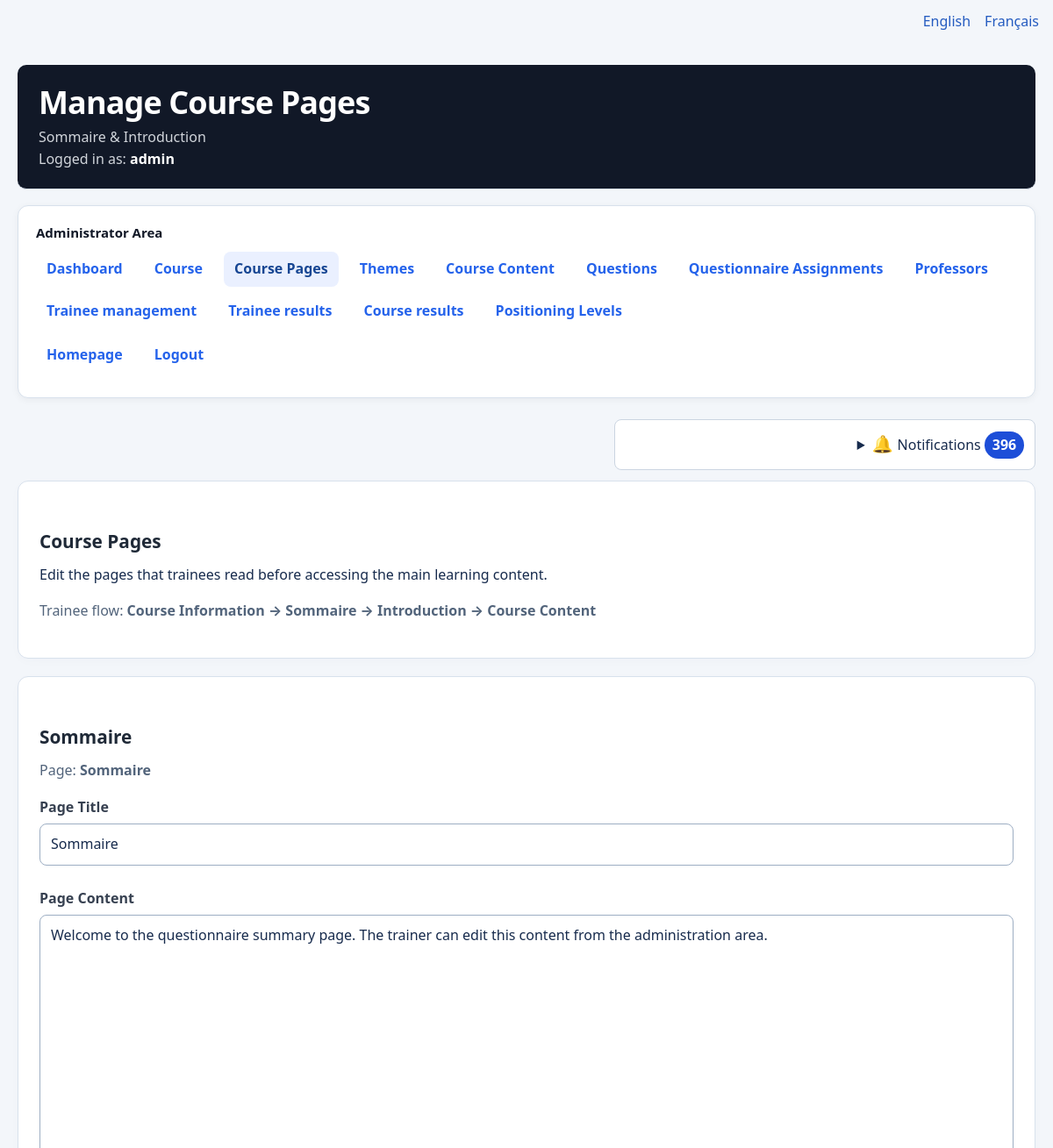
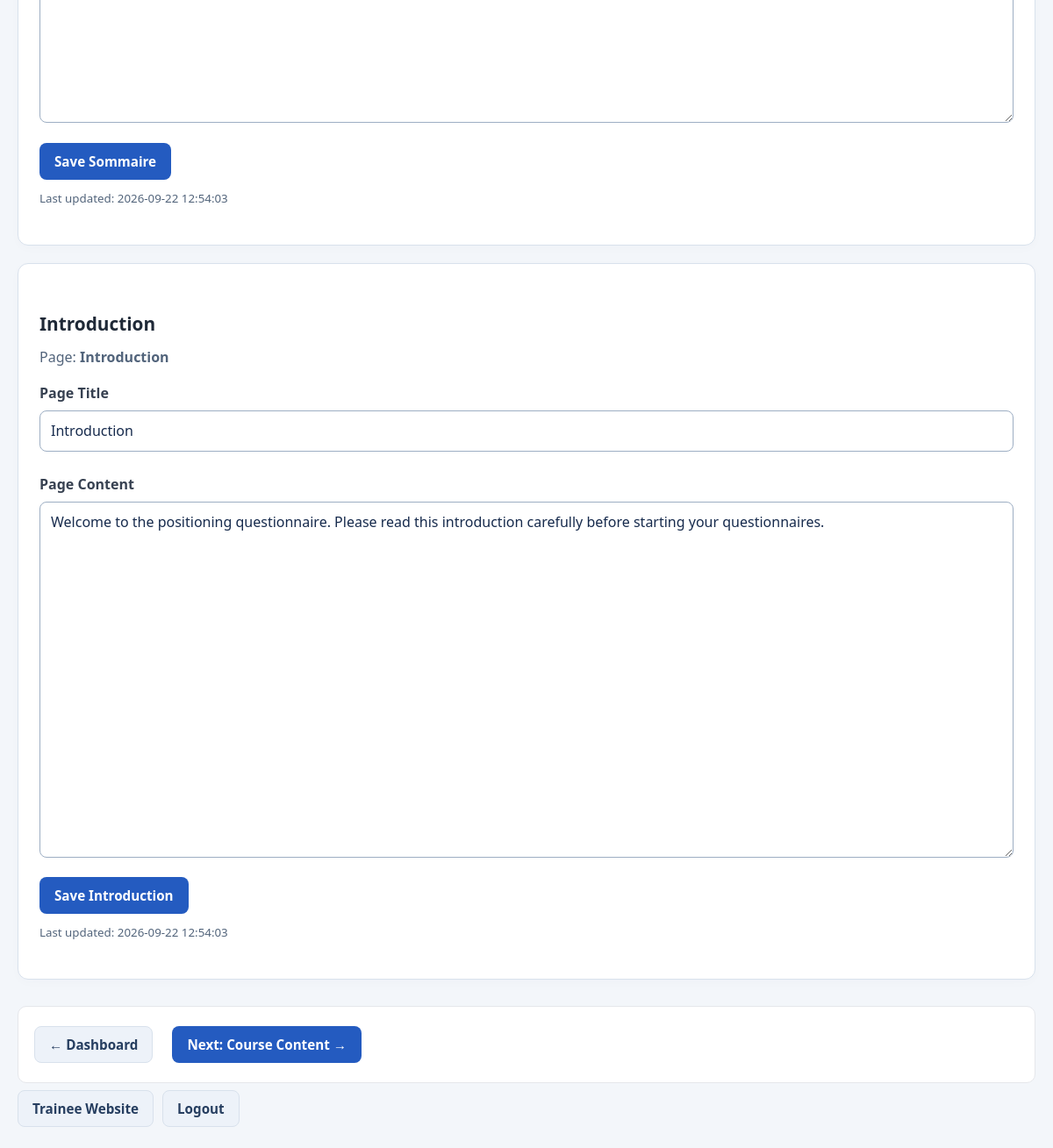
The app's page /admin/manage_pages.php (signed in) with its own data (2 pictures, top to bottom).
### tables this page shows
CREATE TABLE `content_pages` (
  `id` int(10) UNSIGNED NOT NULL,
  `page_key` varchar(50) NOT NULL,
  `title` varchar(150) NOT NULL,
  `content` longtext NOT NULL,
  `updated_at` timestamp NOT NULL DEFAULT current_timestamp() ON UPDATE current_timestamp()
);

### includes/language.php (called while the page is built, shortened)
<?php
$currentLanguage =
    $_SESSION['language']
    ?? 'en';
$languageFile =
    __DIR__
    . '/../languages/'
    . $currentLanguage
    . '.php';
$translations =
    require $languageFile;
if (!function_exists('t')) {
    function t(
        string $key,
        array $replacements = []
    ): string {
        global $translations;
        $text =
            $translations[$key]
            ?? $key;
        return $text;
    }
}
if (!function_exists('currentLanguage')) {
    function currentLanguage(): string
    {
        global $currentLanguage;
        return $currentLanguage;
    }
}
if (!function_exists('htmlLanguage')) {
    function htmlLanguage(): string
    {
        return currentLanguage() === 'fr'
            ? 'fr'
            : 'en';
    }
}

### admin/admin_language.php (called while the page is built)
<?php
require_once __DIR__ . '/../includes/language.php';
function adminH(string $value): string
{
    return htmlspecialchars($value, ENT_QUOTES | ENT_SUBSTITUTE, 'UTF-8');
}
function adminEnumLabel(string $value): string
{
    $keys = [
        'initial' => 'initial', 'final' => 'final', 'sortie' => 'exit',
        'pending' => 'pending', 'completed' => 'completed',
        'in_progress' => 'in_progress', 'corrected' => 'corrected',
        'single_choice' => 'single_choice', 'multiple_choice' => 'multiple_choice',
        'open' => 'open_question', 'sommaire' => 'sommaire',
        'introduction' => 'introduction',
    ];
    return isset($keys[$value]) ? t($keys[$value]) : $value;
}

### includes/safe_rich_content.php (called while the page is built, shortened)
<?php
function qp_h($value): string {
    return htmlspecialchars((string)$value, ENT_QUOTES | ENT_SUBSTITUTE, 'UTF-8');
}

### includes/notifications.php (the view, shortened to what this page needs)
<?php
require_once __DIR__.'/safe_rich_content.php';
function pkg_recipient(): array {
    $script = str_replace('\\', '/', $_SERVER['SCRIPT_NAME'] ?? '');
    if (strpos($script, '/admin/') !== false && !empty($_SESSION['admin_id'])) return ['admin', 0];
    return ['', 0];
}
function pkg_notifications(PDO $pdo): void {
    [$role,$id] = pkg_recipient();
    try {
        $s=$pdo->prepare('SELECT COUNT(*) FROM notifications WHERE recipient_type=? AND recipient_id=? AND read_at IS NULL');
        $s->execute([$role,$id]); $count=(int)$s->fetchColumn();
    }
    catch (PDOException $e) {
        if (($e->errorInfo[1] ?? null) !== 1146) throw $e;
        echo '<p role="status">'.qp_h(t('pkg_notifications_unavailable')).'</p>'; return;
    }
    echo '<details class="qp-notifications"><summary>'.qp_h(t('pkg_notifications')).' <strong aria-label="'.qp_h(t('pkg_unread')).'">'.$count.'</strong></summary>';
    echo '</details>';
}

### admin/manage_pages.php (shortened to what this page needs)
<?php
require_once __DIR__ . '/../includes/language.php';
require_once __DIR__ . '/admin_language.php';
require_once '../config/database.php';
$stmt = $pdo->query(
    "SELECT
        id,
        page_key,
        title,
        content,
        updated_at
     FROM content_pages
     WHERE page_key IN (
        'sommaire',
        'introduction'
     )
     ORDER BY
        CASE page_key
            WHEN 'sommaire' THEN 1
            WHEN 'introduction' THEN 2
            ELSE 3
        END"
);
$pages =
    $stmt->fetchAll(PDO::FETCH_ASSOC);
?>
<!DOCTYPE html>
<html lang="<?= adminH(htmlLanguage()) ?>">
<head>
    <link rel="stylesheet" href="../assets/css/style.css">
<link rel="stylesheet" href="../assets/css/ui.css">
</head>
<body>
<?php require __DIR__ . '/admin_language_switcher.php'; ?>
<div class="container">
    <header class="admin-header">
        <h1><?= adminH(t('a150j_39c1e3face40')) ?></h1>
        <p><?= adminH(t('a150j_eca854b661f9')) ?></p>
        <p>
            <?= adminH(t('h150_logged_in_as')) ?>
            <strong><?= htmlspecialchars($_SESSION['admin_username'] ?? t('admin')) ?></strong>
        </p>
    </header>
    <?php require 'admin_nav.php'; ?>
    <main>
        <section class="card">
            <h2><?= adminH(t('course_pages')) ?></h2>
            <p><?= adminH(t('a150j_df3822e99838')) ?></p>
            <p class="text-muted">
                <?= adminH(t('a150j_e5d22b82526b')) ?>
                <strong><?= adminH(t('a150j_d9048c7b5b46')) ?></strong>
            </p>
        </section>
        <?php foreach ($pages as $page): ?>
            <section class="card">
                <h2><?= htmlspecialchars($page['title']) ?></h2>
                <p class="text-muted">
                    <?= adminH(t('a150j_a7c0b8328e8f')) ?> <strong><?= htmlspecialchars(adminEnumLabel($page['page_key'])) ?></strong>
                </p>
                <form method="POST"><?php ux_csrf_field(); ?><input type="hidden" name="lang" value="<?= adminH(currentLanguage()) ?>">
                    <div>
                        <label for="title_<?= (int)$page['id'] ?>"><?= adminH(t('a150j_91ac8dd7c3e5')) ?></label>
                        <input
                            type="text"
                            id="title_<?= (int)$page['id'] ?>"
                            name="title"
                            value="<?= htmlspecialchars($page['title']) ?>"
                            maxlength="150"
                            size="60"
                            required
                        >
                    </div>
                    <div>
                        <label for="content_<?= (int)$page['id'] ?>"><?= adminH(t('a150j_fce9c5d4e03b')) ?></label>
                        <textarea
                            id="content_<?= (int)$page['id'] ?>"
                            name="content"
                            rows="15"
                            cols="100"
                            required
                        ><?= htmlspecialchars($page['content']) ?></textarea>
                    </div>
                    <div class="actions">
                        <button type="submit" class="btn">
                            <?= adminH(t('save')) ?> <?= htmlspecialchars($page['title']) ?>
                        </button>
                    </div>
                </form>
                <p class="text-muted">
                    <small><?= adminH(t('h150_last_updated')) ?> <?= htmlspecialchars($page['updated_at']) ?></small>
                </p>
            </section>
        <?php endforeach; ?>
    </main>
    <nav class="workflow-navigation" aria-label="<?= adminH(t('a150j_ddf3daff4f22')) ?>">
        <div class="actions">
            <a href="index.php?lang=<?= adminH(currentLanguage()) ?>" class="btn btn-secondary"><?= adminH(t('a150j_8b361d792dc3')) ?></a>
            <a href="manage_content.php?lang=<?= adminH(currentLanguage()) ?>" class="btn"><?= adminH(t('h150_next_course_content')) ?></a>
        </div>
    </nav>
    <footer>
        <p class="actions">
            <a href="../index.php?lang=<?= adminH(currentLanguage()) ?>" class="btn btn-secondary"><?= adminH(t('p150i_ad2638a9d1dd')) ?></a>
            <a href="logout.php?lang=<?= adminH(currentLanguage()) ?>" class="btn btn-secondary"><?= adminH(t('h150_logout')) ?></a>
        </p>
    </footer>
</div>
</body>
</html>

### assets/css/style.css (style rules this page uses)
* { box-sizing: border-box; }
html { scroll-behavior: smooth; }
body { margin: 0; padding: 0; font-family: Arial, Helvetica, sans-serif; background: #f4f7fb; color: #1f2937; line-height: 1.6; }
a { color: #2563eb; text-decoration: none; }
.container { width: 92%; max-width: 1200px; margin: 30px auto; }
h1 { margin-top: 0; margin-bottom: 10px; color: #111827; font-size: 30px; }
h2 { color: #1f2937; margin-top: 30px; margin-bottom: 12px; }
p { margin-top: 8px; }
.admin-header { background: #111827; color: #ffffff; padding: 20px 24px; border-radius: 10px; margin-bottom: 18px; }
.admin-header h1, .admin-header h2, .admin-header h3 { color: #ffffff; margin-top: 0; }
.admin-header h1 { margin-bottom: 5px; }
.admin-header p { margin: 0; color: #d1d5db; }
.admin-header strong { color: #ffffff; }
.card { background: #ffffff; border-radius: 10px; padding: 24px; margin-bottom: 20px; border: 1px solid #edf0f4; box-shadow: 0 2px 8px rgba(0, 0, 0, 0.06); }
form { max-width: 100%; }
label { display: block; margin-bottom: 6px; font-weight: 600; color: #374151; }
input[type="text"], input[type="email"], input[type="password"], input[type="number"], input[type="date"], input[type="file"], input[type="url"], textarea, select { width: 100%; padding: 10px 12px; margin-bottom: 15px; border: 1px solid #d1d5db; border-radius: 6px; background: #ffffff; color: #111827; font-size: 15px; }
textarea { min-height: 110px; resize: vertical; }
button, .btn { display: inline-block; border: none; border-radius: 6px; padding: 10px 16px; background: #2563eb; color: #ffffff; font-size: 14px; font-weight: 600; cursor: pointer; text-decoration: none; transition: background 0.2s ease, transform 0.1s ease; }
.btn-secondary { background: #6b7280; }
.workflow-navigation { margin-top: 30px; padding: 18px; background: #ffffff; border: 1px solid #e5e7eb; border-radius: 10px; }
.workflow-navigation a { display: inline-block; margin: 4px 12px 4px 0; }
.text-muted { color: #6b7280; }
.actions { display: flex; gap: 8px; flex-wrap: wrap; align-items: center; }

### records on screen
content_pages: title "Sommaire", page_key "Sommaire", content "Welcome to the questionnaire summary page. The trainer can edit this content from the administration area.", updated_at "2026-09-22 12:54:03"
content_pages: title "Introduction", page_key "Introduction", content "Welcome to the positioning questionnaire. Please read this introduction carefully before starting your questionnaires.", updated_at "2026-09-22 12:54:03"

### other values on screen
adminH(t('a150j_39c1e3face40')) "Manage Course Pages"
adminH(t('a150j_eca854b661f9')) "Sommaire & Introduction"
adminH(t('h150_logged_in_as')) "Logged in as:"
$_SESSION['admin_username'] "admin"
adminH(t('administrator_area')) "Administrator Area"
adminH(t('homepage')) "Homepage"
adminH(t('logout')) "Logout"
qp_h(t('pkg_notifications')) "Notifications"
$count "396"
adminH(t('course_pages')) "Course Pages"
adminH(t('a150j_df3822e99838')) "Edit the pages that trainees read before accessing the main learning content."
adminH(t('a150j_e5d22b82526b')) "Trainee flow:"
adminH(t('a150j_d9048c7b5b46')) "Course Information → Sommaire → Introduction → Course Content"
adminH(t('a150j_8b361d792dc3')) "← Dashboard"
adminH(t('h150_next_course_content')) "Next: Course Content →"
